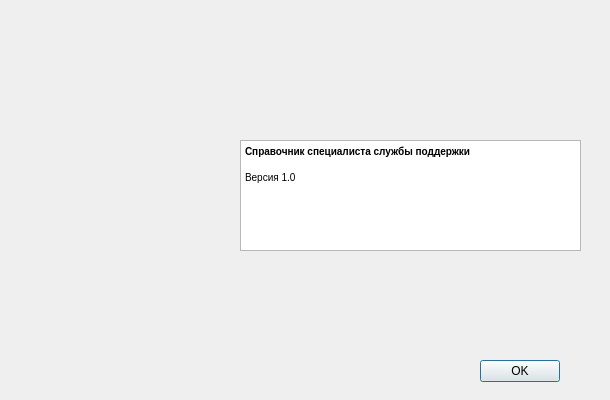
<?xml version="1.0" encoding="UTF-8"?>
<ui version="4.0">
 <class>program_version</class>
 <widget class="QDialog" name="program_version">
  <property name="geometry">
   <rect>
    <x>0</x>
    <y>0</y>
    <width>610</width>
    <height>400</height>
   </rect>
  </property>
  <property name="windowTitle">
   <string>Версия программы</string>
  </property>
  <widget class="QTextEdit" name="PTE_version">
   <property name="geometry">
    <rect>
     <x>240</x>
     <y>140</y>
     <width>341</width>
     <height>111</height>
    </rect>
   </property>
   <property name="readOnly">
    <bool>true</bool>
   </property>
   <property name="html">
    <string>&lt;!DOCTYPE HTML PUBLIC &quot;-//W3C//DTD HTML 4.0//EN&quot; &quot;http://www.w3.org/TR/REC-html40/strict.dtd&quot;&gt;
&lt;html&gt;&lt;head&gt;&lt;meta name=&quot;qrichtext&quot; content=&quot;1&quot; /&gt;&lt;style type=&quot;text/css&quot;&gt;
p, li { white-space: pre-wrap; }
&lt;/style&gt;&lt;/head&gt;&lt;body style=&quot; font-family:'MS Shell Dlg 2'; font-size:7.8pt; font-weight:400; font-style:normal;&quot;&gt;
&lt;p style=&quot; margin-top:0px; margin-bottom:0px; margin-left:0px; margin-right:0px; -qt-block-indent:0; text-indent:0px;&quot;&gt;&lt;span style=&quot; font-weight:600;&quot;&gt;Справочник специалиста службы поддержки&lt;/span&gt;&lt;/p&gt;
&lt;p style=&quot;-qt-paragraph-type:empty; margin-top:0px; margin-bottom:0px; margin-left:0px; margin-right:0px; -qt-block-indent:0; text-indent:0px; font-weight:600;&quot;&gt;&lt;br /&gt;&lt;/p&gt;
&lt;p style=&quot; margin-top:0px; margin-bottom:0px; margin-left:0px; margin-right:0px; -qt-block-indent:0; text-indent:0px;&quot;&gt;Версия 1.0&lt;/p&gt;&lt;/body&gt;&lt;/html&gt;</string>
   </property>
  </widget>
  <widget class="QLabel" name="lbl_book">
   <property name="geometry">
    <rect>
     <x>18</x>
     <y>85</y>
     <width>200</width>
     <height>218</height>
    </rect>
   </property>
   <property name="text">
    <string/>
   </property>
   <property name="pixmap">
    <pixmap>../../Icons/book.png</pixmap>
   </property>
  </widget>
  <widget class="QDialogButtonBox" name="about_program_dialog_btns">
   <property name="geometry">
    <rect>
     <x>400</x>
     <y>355</y>
     <width>160</width>
     <height>32</height>
    </rect>
   </property>
   <property name="orientation">
    <enum>Qt::Horizontal</enum>
   </property>
   <property name="standardButtons">
    <set>QDialogButtonBox::Ok</set>
   </property>
  </widget>
 </widget>
 <resources/>
 <connections/>
</ui>
